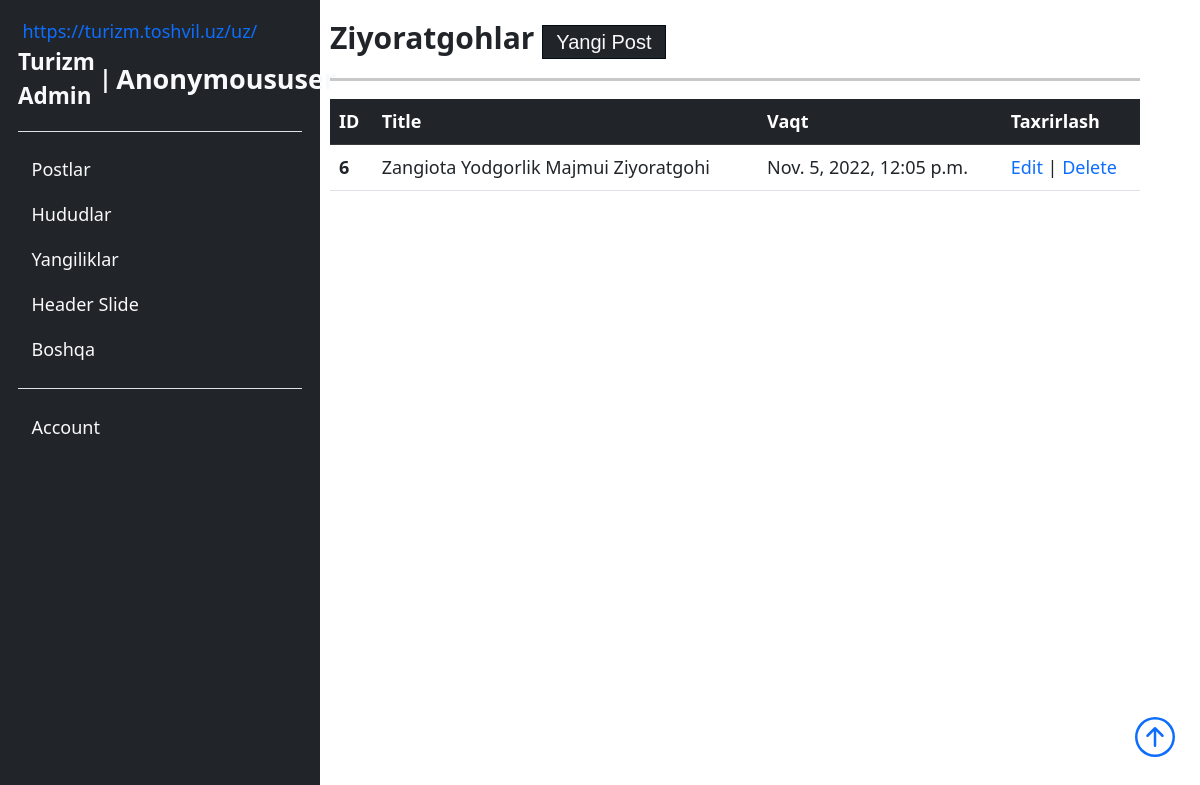
Screenshot of /users/root/list/ziyoratgohlar/ with the database file from the repository.
### main/models.py (models this page shows, shortened)
class AutoDate(M):
    uz_name = m.CharField(max_length=l)
    ru_name = m.CharField(max_length=l, null=True, blank=True)
    en_name = m.CharField(max_length=l, null=True, blank=True)
    add_time = m.DateTimeField(auto_now_add=True)
    post_view = m.IntegerField(default=0, null=True, blank=True)
    def __str__(self):
        return self.uz_name

class Post(M):
    author = m.ForeignKey(CustomUser, on_delete=m.SET_NULL, null=True, blank=True)
    navbaritem = m.ForeignKey(NavbarItems, on_delete=m.SET_NULL, null=True, blank=True)
    post_img = ResizedImageField(size=[1920, 1080],upload_to='posts/')
    uz_title = m.CharField(max_length=l)
    ru_title = m.CharField(max_length=l, null=True, blank=True)
    en_title = m.CharField(max_length=l, null=True, blank=True)
    uz_description = m.CharField(max_length=100)
    ru_description= m.CharField(max_length=l, null=True, blank=True)
    en_description= m.CharField(max_length=l, null=True, blank=True)
    uz_post = RichTextUploadingField()
    ru_post = RichTextUploadingField(null=True, blank=True)
    en_post = RichTextUploadingField(null=True, blank=True)
    slug = m.SlugField(max_length=l, unique=True)
    post_view = m.IntegerField(default=0, null=True, blank=True)
    add_time = m.DateTimeField(auto_now_add=True)

### custom_user/views.py (the view)
# urls.py: path('root/list/<slug>/', PostFilterList, name='postfilterlist'),
def PostFilterList(request, slug):
    posts = Post.objects.filter(navbaritem__slug=slug)
    nav = NavbarItems.objects.get(slug=slug)
    return render(request, 'users/adminpanel/list/list_filter.htm', context={
        'object_list': posts,
        'section_name':nav,
    })

### main/models.py (called while the page is built)
    def __str__(self):
        return super().__str__()

### templates/users/adminpanel/list/list_filter.htm (shortened to what this page needs)
{% extends '../root.htm' %}
{% block name %}
    {{ section_name | title }}
{% endblock name %}
{% block add_btn %}
    <a class="bg-dark link-light" href="{% url 'users:newpost' %}">Yangi Post</a>
{% endblock add_btn %}
{% block list %}
    <table class="table">
        <thead class="table-dark">
            <tr>
                <th scope="col">ID</th>
                <th scope="col">Title</th>
                <th scope="col">Vaqt</th>
                <th scope="col">Taxrirlash</th>
            </tr>
        </thead>
        <tbody>
            {% for obj in object_list %}
                <tr>
                    <th>{{ obj.id }}</th>
                    <td>{{ obj.uz_title | title }}</td>
                    <td>{{ obj.add_time }}</td>
                    <td>
                        <a href="{% url 'users:updatepost' slug=obj.slug %}">Edit</a> | <a href="" data-bs-toggle="modal" data-bs-target="#staticBackdrop{{ obj.id }}" >Delete</a>
                    </td>
                </tr>
            {% endfor %}
        </tbody>
    </table>
{% endblock list %}

### static/css/style.css (style rules this page uses)
* { margin: 0; padding: 0; font-size: 18px; box-sizing: border-box; list-style-type: none !important; text-decoration: none !important; font-family: system-ui, -apple-system, BlinkMacSystemFont, "Segoe UI", Roboto, Oxygen, Ubuntu, Cantarell, "Open Sans", "Helvetica Neue", sans-serif; }
html { scrollbar-width: thin; transition: 1s all ease-in-out; scrollbar-color: #03396C #fff; }
#admin_main #action_bar #header a, #admin_main #action_bar #header main section .all button, main section .all #admin_main #action_bar #header button { font-size: 20px; padding: 5px 13px; border: 1px solid #010C17; font-family: "Franklin Gothic Medium", "Arial Narrow", Arial, sans-serif; }

### templates/base.htm (style rules this page uses)
body { overflow-x: hidden; }

### rows the page displays
AutoDate: uz_name "Ziyoratgohlar"
Post: id "6", uz_title "Zangiota Yodgorlik Majmui Ziyoratgohi", add_time "Nov. 5, 2022, 12:05 p.m."

### other values shown
{{ user | title }} "Anonymoususer"
